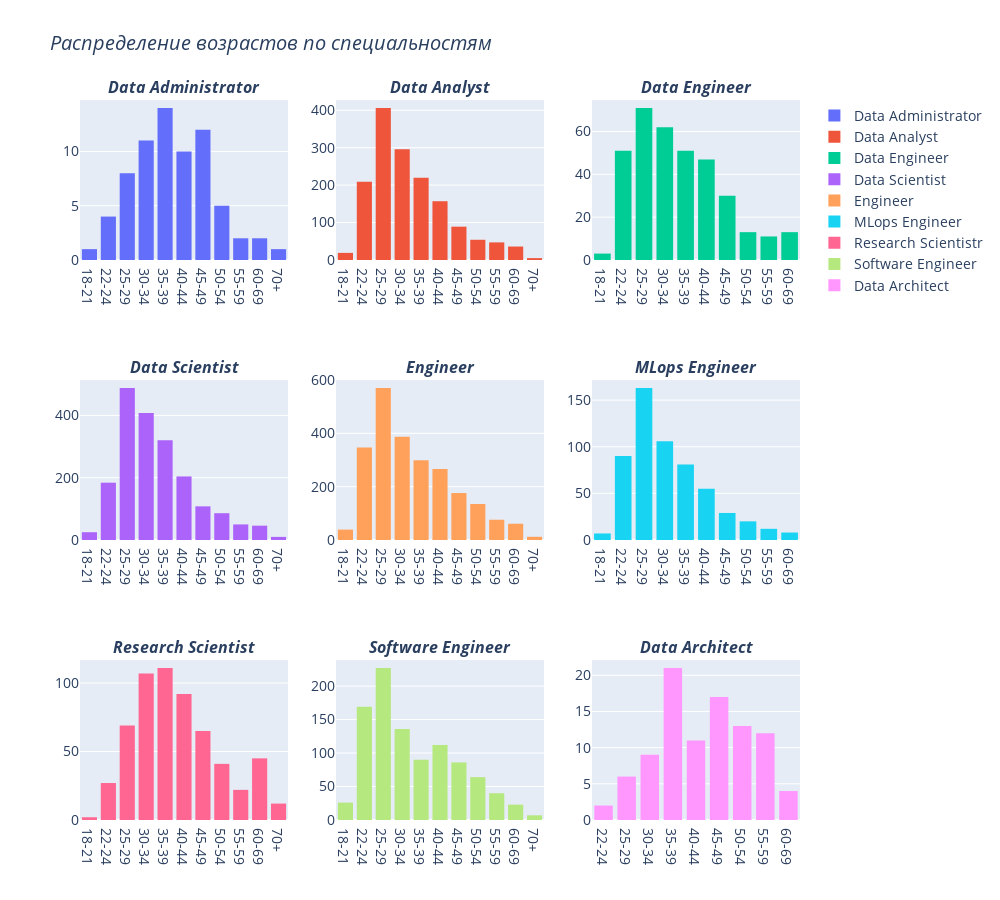

This figure's notebook cell:
### Markdown cell above
# Задание 4
Используя библиотеку plotly, построй столбцовую диаграмму (Bar plot) на распределение респондентов по возрасту по
специальностям Data Administrator, Data Analyst, Data Engineer, Data Scientist, Engineer, MLops Engineer, 
Research Scientist, Software Engineer, Data Architect

### Code cell
import plotly.graph_objects as go
from plotly.subplots import make_subplots

sample = data[['Q23', 'Q2']].dropna()

sample_data_adm = sample[
    sample['Q23'].str.contains('Data Administrator')
]
sample_data_adm = sample_data_adm.sort_values(['Q2'])

sample_data_an = sample[
    sample['Q23'].str.contains('Data Analyst')
]
sample_data_an = sample_data_an.sort_values(['Q2'])

sample_data_eng = sample[
    sample['Q23'].str.contains('Data Engineer')
]
sample_data_eng = sample_data_eng.sort_values(['Q2'])

sample_data_sci = sample[
    sample['Q23'].str.contains('Data Scientist')
]
sample_data_sci = sample_data_sci.sort_values(['Q2'])

sample_eng = sample[
    sample['Q23'].str.contains('Engineer')
]
sample_eng = sample_eng.sort_values(['Q2'])

sample_mlops = sample[
    sample['Q23'].str.contains('MLops Engineer')
]
sample_mlops = sample_mlops.sort_values(['Q2'])

sample_res_sci = sample[
    sample['Q23'].str.contains('Research Scientist')
]
sample_res_sci = sample_res_sci.sort_values(['Q2'])

sample_soft_eng = sample[
    sample['Q23'].str.contains('Software Engineer')
]
sample_soft_eng = sample_soft_eng.sort_values(['Q2'])

sample_data_arch = sample[
    sample['Q23'].str.contains('Data Architect')
]
sample_data_arch = sample_data_arch.sort_values(['Q2'])

fig = make_subplots(rows=3, cols=3, subplot_titles=("<i><b>Data Administrator", "<i><b>Data Analyst", "<i><b>Data Engineer", "<i><b>Data Scientist", "<i><b>Engineer", "<i><b>MLops Engineer", "<i><b>Research Scientist", "<i><b>Software Engineer", "<i><b>Data Architect"))

trace0 = go.Histogram(x=sample_data_adm['Q2'], nbinsx=4, name = 'Data Administrator', legendgroup = '1')
trace1 = go.Histogram(x=sample_data_an['Q2'], nbinsx=4, name = 'Data Analyst', legendgroup = '1')
trace2 = go.Histogram(x=sample_data_eng['Q2'], nbinsx=4, name = 'Data Engineer', legendgroup = '1')
trace3 = go.Histogram(x=sample_data_sci['Q2'], nbinsx=4, name = 'Data Scientist', legendgroup = '1')
trace4 = go.Histogram(x=sample_eng['Q2'], nbinsx=4, name = 'Engineer', legendgroup = '1')
trace5 = go.Histogram(x=sample_mlops['Q2'], nbinsx=4, name = 'MLops Engineer', legendgroup = '1')
trace6 = go.Histogram(x=sample_res_sci['Q2'], nbinsx=4, name = 'Research Scientistr', legendgroup = '1')
trace7 = go.Histogram(x=sample_soft_eng['Q2'], nbinsx=4, name = 'Software Engineer', legendgroup = '1')
trace8 = go.Histogram(x=sample_data_arch['Q2'], nbinsx=4, name = 'Data Architect', legendgroup = '1')

fig.append_trace(trace0, 1, 1)
fig.append_trace(trace1, 1, 2)
fig.append_trace(trace2, 1, 3)
fig.append_trace(trace3, 2, 1)
fig.append_trace(trace4, 2, 2)
fig.append_trace(trace5, 2, 3)
fig.append_trace(trace6, 3, 1)
fig.append_trace(trace7, 3, 2)
fig.append_trace(trace8, 3, 3)

#fig.for_each_trace(lambda t: t.update(subplot_titles = '<b>' + t.subplot_titles +'</b>'))

fig.update_layout(height=900, width=1000,
                  title_text="<i>Распределение возрастов по специальностям", font=dict(
        size=14
    ))

fig.show()

### Figure 1 — Plotly figure (JSON) as saved in the notebook; plotly's stock layout.template omitted (floating-point values rounded to 4 significant figures; data arrays with more than 128 entries replaced by an {"elided": "..."} marker saying what was removed)
{"data": [{"legendgroup": "1", "name": "Data Administrator", "nbinsx": 4, "type": "histogram", "x": ["18-21", "22-24", "22-24", "22-24", "22-24", "25-29", "25-29", "25-29", "25-29", "25-29", "25-29", "25-29", "25-29", "30-34", "30-34", "30-34", "30-34", "30-34", "30-34", "30-34", "30-34", "30-34", "30-34", "30-34", "35-39", "35-39", "35-39", "35-39", "35-39", "35-39", "35-39", "35-39", "35-39", "35-39", "35-39", "35-39", "35-39", "35-39", "40-44", "40-44", "40-44", "40-44", "40-44", "40-44", "40-44", "40-44", "40-44", "40-44", "45-49", "45-49", "45-49", "45-49", "45-49", "45-49", "45-49", "45-49", "45-49", "45-49", "45-49", "45-49", "50-54", "50-54", "50-54", "50-54", "50-54", "55-59", "55-59", "60-69", "60-69", "70+"], "xaxis": "x", "yaxis": "y"}, {"legendgroup": "1", "name": "Data Analyst", "nbinsx": 4, "type": "histogram", "x": {"elided": "1538 str values"}, "xaxis": "x2", "yaxis": "y2"}, {"legendgroup": "1", "name": "Data Engineer", "nbinsx": 4, "type": "histogram", "x": {"elided": "352 str values"}, "xaxis": "x3", "yaxis": "y3"}, {"legendgroup": "1", "name": "Data Scientist", "nbinsx": 4, "type": "histogram", "x": {"elided": "1929 str values"}, "xaxis": "x4", "yaxis": "y4"}, {"legendgroup": "1", "name": "Engineer", "nbinsx": 4, "type": "histogram", "x": {"elided": "2368 str values"}, "xaxis": "x5", "yaxis": "y5"}, {"legendgroup": "1", "name": "MLops Engineer", "nbinsx": 4, "type": "histogram", "x": {"elided": "571 str values"}, "xaxis": "x6", "yaxis": "y6"}, {"legendgroup": "1", "name": "Research Scientistr", "nbinsx": 4, "type": "histogram", "x": {"elided": "593 str values"}, "xaxis": "x7", "yaxis": "y7"}, {"legendgroup": "1", "name": "Software Engineer", "nbinsx": 4, "type": "histogram", "x": {"elided": "980 str values"}, "xaxis": "x8", "yaxis": "y8"}, {"legendgroup": "1", "name": "Data Architect", "nbinsx": 4, "type": "histogram", "x": ["22-24", "22-24", "25-29", "25-29", "25-29", "25-29", "25-29", "25-29", "30-34", "30-34", "30-34", "30-34", "30-34", "30-34", "30-34", "30-34", "30-34", "35-39", "35-39", "35-39", "35-39", "35-39", "35-39", "35-39", "35-39", "35-39", "35-39", "35-39", "35-39", "35-39", "35-39", "35-39", "35-39", "35-39", "35-39", "35-39", "35-39", "35-39", "40-44", "40-44", "40-44", "40-44", "40-44", "40-44", "40-44", "40-44", "40-44", "40-44", "40-44", "45-49", "45-49", "45-49", "45-49", "45-49", "45-49", "45-49", "45-49", "45-49", "45-49", "45-49", "45-49", "45-49", "45-49", "45-49", "45-49", "45-49", "50-54", "50-54", "50-54", "50-54", "50-54", "50-54", "50-54", "50-54", "50-54", "50-54", "50-54", "50-54", "50-54", "55-59", "55-59", "55-59", "55-59", "55-59", "55-59", "55-59", "55-59", "55-59", "55-59", "55-59", "55-59", "60-69", "60-69", "60-69", "60-69"], "xaxis": "x9", "yaxis": "y9"}], "layout": {"annotations": [{"font": {"size": 16}, "showarrow": false, "text": "<i><b>Data Administrator", "x": 0.1444, "xanchor": "center", "xref": "paper", "y": 1, "yanchor": "bottom", "yref": "paper"}, {"font": {"size": 16}, "showarrow": false, "text": "<i><b>Data Analyst", "x": 0.5, "xanchor": "center", "xref": "paper", "y": 1, "yanchor": "bottom", "yref": "paper"}, {"font": {"size": 16}, "showarrow": false, "text": "<i><b>Data Engineer", "x": 0.8556, "xanchor": "center", "xref": "paper", "y": 1, "yanchor": "bottom", "yref": "paper"}, {"font": {"size": 16}, "showarrow": false, "text": "<i><b>Data Scientist", "x": 0.1444, "xanchor": "center", "xref": "paper", "y": 0.6111, "yanchor": "bottom", "yref": "paper"}, {"font": {"size": 16}, "showarrow": false, "text": "<i><b>Engineer", "x": 0.5, "xanchor": "center", "xref": "paper", "y": 0.6111, "yanchor": "bottom", "yref": "paper"}, {"font": {"size": 16}, "showarrow": false, "text": "<i><b>MLops Engineer", "x": 0.8556, "xanchor": "center", "xref": "paper", "y": 0.6111, "yanchor": "bottom", "yref": "paper"}, {"font": {"size": 16}, "showarrow": false, "text": "<i><b>Research Scientist", "x": 0.1444, "xanchor": "center", "xref": "paper", "y": 0.2222, "yanchor": "bottom", "yref": "paper"}, {"font": {"size": 16}, "showarrow": false, "text": "<i><b>Software Engineer", "x": 0.5, "xanchor": "center", "xref": "paper", "y": 0.2222, "yanchor": "bottom", "yref": "paper"}, {"font": {"size": 16}, "showarrow": false, "text": "<i><b>Data Architect", "x": 0.8556, "xanchor": "center", "xref": "paper", "y": 0.2222, "yanchor": "bottom", "yref": "paper"}], "font": {"size": 14}, "height": 900, "title": {"text": "<i>Распределение возрастов по специальностям"}, "width": 1000, "xaxis": {"anchor": "y", "domain": [0, 0.2889]}, "xaxis2": {"anchor": "y2", "domain": [0.3556, 0.6444]}, "xaxis3": {"anchor": "y3", "domain": [0.7111, 1]}, "xaxis4": {"anchor": "y4", "domain": [0, 0.2889]}, "xaxis5": {"anchor": "y5", "domain": [0.3556, 0.6444]}, "xaxis6": {"anchor": "y6", "domain": [0.7111, 1]}, "xaxis7": {"anchor": "y7", "domain": [0, 0.2889]}, "xaxis8": {"anchor": "y8", "domain": [0.3556, 0.6444]}, "xaxis9": {"anchor": "y9", "domain": [0.7111, 1]}, "yaxis": {"anchor": "x", "domain": [0.7778, 1]}, "yaxis2": {"anchor": "x2", "domain": [0.7778, 1]}, "yaxis3": {"anchor": "x3", "domain": [0.7778, 1]}, "yaxis4": {"anchor": "x4", "domain": [0.3889, 0.6111]}, "yaxis5": {"anchor": "x5", "domain": [0.3889, 0.6111]}, "yaxis6": {"anchor": "x6", "domain": [0.3889, 0.6111]}, "yaxis7": {"anchor": "x7", "domain": [0, 0.2222]}, "yaxis8": {"anchor": "x8", "domain": [0, 0.2222]}, "yaxis9": {"anchor": "x9", "domain": [0, 0.2222]}}}
